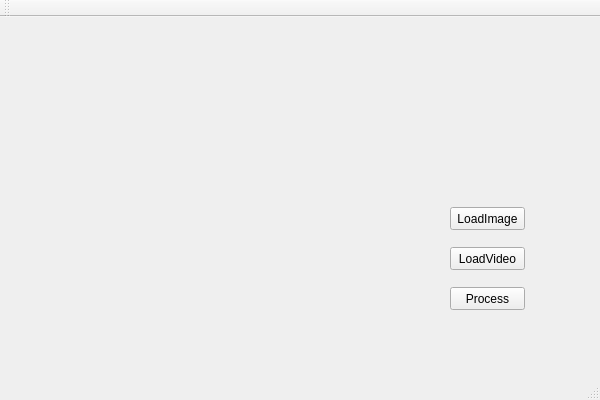
<?xml version="1.0" encoding="UTF-8"?>
<ui version="4.0">
 <class>opencv_QtClass</class>
 <widget class="QMainWindow" name="opencv_QtClass">
  <property name="geometry">
   <rect>
    <x>0</x>
    <y>0</y>
    <width>600</width>
    <height>400</height>
   </rect>
  </property>
  <property name="windowTitle">
   <string>opencv_Qt</string>
  </property>
  <widget class="QWidget" name="centralWidget">
   <widget class="QPushButton" name="pushButton">
    <property name="geometry">
     <rect>
      <x>450</x>
      <y>190</y>
      <width>75</width>
      <height>23</height>
     </rect>
    </property>
    <property name="text">
     <string>LoadImage</string>
    </property>
   </widget>
   <widget class="QPushButton" name="pushButton_2">
    <property name="geometry">
     <rect>
      <x>450</x>
      <y>270</y>
      <width>75</width>
      <height>23</height>
     </rect>
    </property>
    <property name="text">
     <string>Process</string>
    </property>
   </widget>
   <widget class="QPushButton" name="pushButton_3">
    <property name="geometry">
     <rect>
      <x>450</x>
      <y>230</y>
      <width>75</width>
      <height>23</height>
     </rect>
    </property>
    <property name="text">
     <string>LoadVideo</string>
    </property>
   </widget>
  </widget>
  <widget class="QMenuBar" name="menuBar">
   <property name="geometry">
    <rect>
     <x>0</x>
     <y>0</y>
     <width>600</width>
     <height>23</height>
    </rect>
   </property>
  </widget>
  <widget class="QToolBar" name="mainToolBar">
   <attribute name="toolBarArea">
    <enum>TopToolBarArea</enum>
   </attribute>
   <attribute name="toolBarBreak">
    <bool>false</bool>
   </attribute>
  </widget>
  <widget class="QStatusBar" name="statusBar"/>
 </widget>
 <layoutdefault spacing="6" margin="11"/>
 <resources>
  <include location="opencv_qt.qrc"/>
 </resources>
 <connections/>
</ui>
